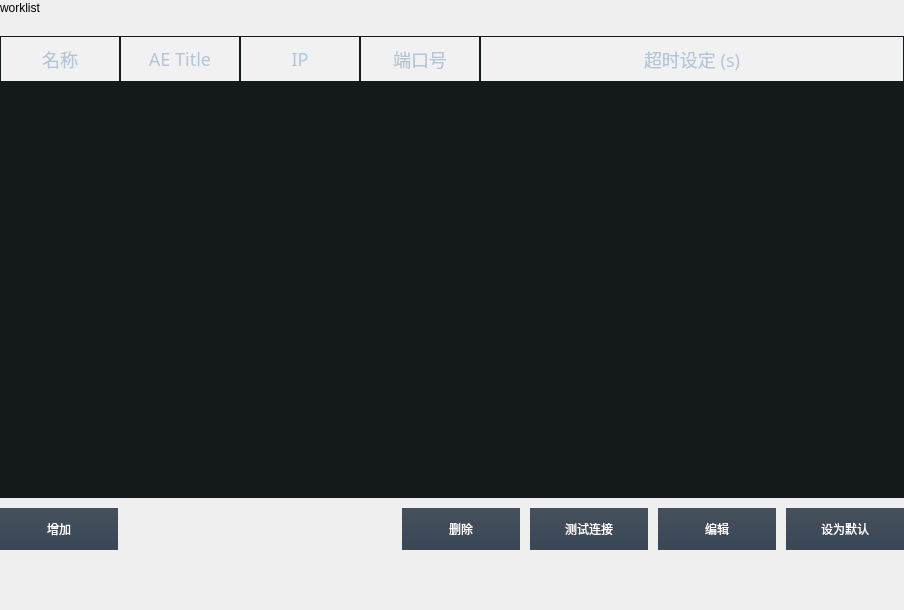
<?xml version="1.0" encoding="UTF-8"?>
<ui version="4.0">
 <class>QServerTab</class>
 <widget class="QWidget" name="QServerTab">
  <property name="geometry">
   <rect>
    <x>0</x>
    <y>0</y>
    <width>904</width>
    <height>610</height>
   </rect>
  </property>
  <property name="windowTitle">
   <string>Form</string>
  </property>
  <widget class="QPushButton" name="defaultServerSet">
   <property name="geometry">
    <rect>
     <x>786</x>
     <y>508</y>
     <width>118</width>
     <height>42</height>
    </rect>
   </property>
   <property name="styleSheet">
    <string notr="true">QPushButton
{
font: 16px &quot;Microsoft YaHei&quot;;
color:#FFFFFF;
background-color:qlineargradient(x1: 0, y1: 0, x2: 0, y2: 1,stop: 0 #45505C,stop: 1.0 #3A4756);
border:none;
}

QPushButton:hover
{
background-color:qlineargradient(x1: 0, y1: 0, x2: 0, y2: 1,stop: 0 rgba(69, 80, 92, 0.9),stop: 1.0 rgba(58, 71, 86, 0.9));
}

QPushButton:pressed
{
background-color:#131516;
}

QPushButton:disabled
{
background-color:qlineargradient(x1: 0, y1: 0, x2: 0, y2: 1,stop: 0 rgba(69, 80, 92, 0.5),stop: 1.0 rgba(58, 71, 86, 0.5));
color: rgb(117, 117, 117);
}</string>
   </property>
   <property name="text">
    <string>设为默认</string>
   </property>
  </widget>
  <widget class="QTableWidget" name="ServerListTab">
   <property name="geometry">
    <rect>
     <x>0</x>
     <y>36</y>
     <width>904</width>
     <height>462</height>
    </rect>
   </property>
   <property name="minimumSize">
    <size>
     <width>904</width>
     <height>350</height>
    </size>
   </property>
   <property name="maximumSize">
    <size>
     <width>904</width>
     <height>496</height>
    </size>
   </property>
   <property name="focusPolicy">
    <enum>Qt::NoFocus</enum>
   </property>
   <property name="contextMenuPolicy">
    <enum>Qt::NoContextMenu</enum>
   </property>
   <property name="styleSheet">
    <string notr="true">QTableWidget{
color:#B4C4D9;
font: normal 16px Microsoft YaHei;
background-color:#14191C;
border:none;
}
QHeaderView::section{
background-color:rgba(255,255,255,0.1);
color:#B4C4D9;
font: normal 18px Microsoft YaHei;
border:1px solid #14191C;
height:44px;
}

QScrollBar:vertical
{
background: #2A3137;
width:8px; 
border:1px solid #303840;
border-radius:4px;
}
QScrollBar::handle:vertical
{
background:rgba(178,184,190,0.5);;
width:8px; 
border:1px solid #303840;
border-radius:4px;
}
QScrollBar::handle:vertical:hover{
background-color: #333b42;}

QScrollBar::handle:vertical:pressed{
background-color: #131516;}

QScrollBar::add-line:vertical{
background-color: transparent; }

QScrollBar::sub-line:vertical{
background-color: transparent; }
			
QScrollBar::add-page:vertical{
background-color:#1f2327;}
			
QScrollBar::sub-page:vertical{
background-color:#1f2327;}

QScrollBar:horizontal
{
background: #2A3137;
height:8px; 
border:1px solid #303840;
border-radius:4px;
}
QScrollBar::handle:horizontal
{
background:rgba(178,184,190,0.5);;
height:8px; 
border:1px solid #303840;
border-radius:4px;
}
QScrollBar::handle:horizontal:hover{
background-color: #333b42;}

QScrollBar::handle:horizontal:pressed{
background-color: #131516;}

QScrollBar::add-line:horizontal{
background-color: transparent; }

QScrollBar::sub-line:horizontal{
background-color: transparent; }
			
QScrollBar::add-page:horizontal{
background-color:#1f2327;}
			
QScrollBar::sub-page:horizontal{
background-color:#1f2327;}

QTableWidget::item
{   

}
QTableWidget::item::hover
{
background:transparent;
}
QTableWidget::item:selected
{   
background-color:qlineargradient(x1: 0, y1: 0, x2: 0, y2: 1,stop: 0 #3C8CE3,stop: 1.0 #206CC3);
color: #FFFFFF;
}

QMenu{
background-color:#1a1f22;
border-top: 0px solid #A9A9A9;
border-bottom:0px solid #A9A9A9;
}
QMenu::item
{
font-size: 14px;
color: #e1e8f1;
border-bottom:1px solid #4a525a;
background-color:transparent;
padding:10px 10px;
}
QMenu::item:selected
{
background-color:qlineargradient(x1: 0, y1: 0, x2: 0, y2: 1,stop: 0 #2fafd4,stop: 1.0 #0796df);
}</string>
   </property>
   <property name="verticalScrollBarPolicy">
    <enum>Qt::ScrollBarAsNeeded</enum>
   </property>
   <property name="horizontalScrollBarPolicy">
    <enum>Qt::ScrollBarAsNeeded</enum>
   </property>
   <property name="sizeAdjustPolicy">
    <enum>QAbstractScrollArea::AdjustIgnored</enum>
   </property>
   <property name="editTriggers">
    <set>QAbstractItemView::NoEditTriggers</set>
   </property>
   <property name="selectionMode">
    <enum>QAbstractItemView::SingleSelection</enum>
   </property>
   <property name="selectionBehavior">
    <enum>QAbstractItemView::SelectRows</enum>
   </property>
   <attribute name="horizontalHeaderDefaultSectionSize">
    <number>120</number>
   </attribute>
   <attribute name="horizontalHeaderHighlightSections">
    <bool>false</bool>
   </attribute>
   <attribute name="horizontalHeaderMinimumSectionSize">
    <number>25</number>
   </attribute>
   <attribute name="horizontalHeaderStretchLastSection">
    <bool>true</bool>
   </attribute>
   <attribute name="verticalHeaderHighlightSections">
    <bool>false</bool>
   </attribute>
   <column>
    <property name="text">
     <string>名称</string>
    </property>
   </column>
   <column>
    <property name="text">
     <string>AE Title</string>
    </property>
   </column>
   <column>
    <property name="text">
     <string>IP</string>
    </property>
   </column>
   <column>
    <property name="text">
     <string>端口号</string>
    </property>
   </column>
   <column>
    <property name="text">
     <string>超时设定 (s)</string>
    </property>
   </column>
  </widget>
  <widget class="QPushButton" name="ServerConnectTest">
   <property name="geometry">
    <rect>
     <x>530</x>
     <y>508</y>
     <width>118</width>
     <height>42</height>
    </rect>
   </property>
   <property name="styleSheet">
    <string notr="true">QPushButton
{
font: 16px &quot;Microsoft YaHei&quot;;
color:#FFFFFF;
background-color:qlineargradient(x1: 0, y1: 0, x2: 0, y2: 1,stop: 0 #45505C,stop: 1.0 #3A4756);
border:none;
}

QPushButton:hover
{
background-color:qlineargradient(x1: 0, y1: 0, x2: 0, y2: 1,stop: 0 rgba(69, 80, 92, 0.9),stop: 1.0 rgba(58, 71, 86, 0.9));
}

QPushButton:pressed
{
background-color:#131516;
}

QPushButton:disabled
{
background-color:qlineargradient(x1: 0, y1: 0, x2: 0, y2: 1,stop: 0 rgba(69, 80, 92, 0.5),stop: 1.0 rgba(58, 71, 86, 0.5));
color: rgb(117, 117, 117);
}</string>
   </property>
   <property name="text">
    <string>测试连接</string>
   </property>
  </widget>
  <widget class="QPushButton" name="ServerEdit">
   <property name="geometry">
    <rect>
     <x>658</x>
     <y>508</y>
     <width>118</width>
     <height>42</height>
    </rect>
   </property>
   <property name="styleSheet">
    <string notr="true">QPushButton
{
font: 16px &quot;Microsoft YaHei&quot;;
color:#FFFFFF;
background-color:qlineargradient(x1: 0, y1: 0, x2: 0, y2: 1,stop: 0 #45505C,stop: 1.0 #3A4756);
border:none;
}

QPushButton:hover
{
background-color:qlineargradient(x1: 0, y1: 0, x2: 0, y2: 1,stop: 0 rgba(69, 80, 92, 0.9),stop: 1.0 rgba(58, 71, 86, 0.9));
}

QPushButton:pressed
{
background-color:#131516;
}

QPushButton:disabled
{
background-color:qlineargradient(x1: 0, y1: 0, x2: 0, y2: 1,stop: 0 rgba(69, 80, 92, 0.5),stop: 1.0 rgba(58, 71, 86, 0.5));
color: rgb(117, 117, 117);
}</string>
   </property>
   <property name="text">
    <string>编辑</string>
   </property>
  </widget>
  <widget class="QPushButton" name="ServerAdd">
   <property name="geometry">
    <rect>
     <x>0</x>
     <y>508</y>
     <width>118</width>
     <height>42</height>
    </rect>
   </property>
   <property name="styleSheet">
    <string notr="true">QPushButton
{
font: 16px &quot;Microsoft YaHei&quot;;
color:#FFFFFF;
background-color:qlineargradient(x1: 0, y1: 0, x2: 0, y2: 1,stop: 0 #45505C,stop: 1.0 #3A4756);
border:none;
}

QPushButton:hover
{
background-color:qlineargradient(x1: 0, y1: 0, x2: 0, y2: 1,stop: 0 rgba(69, 80, 92, 0.9),stop: 1.0 rgba(58, 71, 86, 0.9));
}

QPushButton:pressed
{
background-color:#131516;
}

QPushButton:disabled
{
background-color:qlineargradient(x1: 0, y1: 0, x2: 0, y2: 1,stop: 0 rgba(69, 80, 92, 0.5),stop: 1.0 rgba(58, 71, 86, 0.5));
color: rgb(117, 117, 117);
}</string>
   </property>
   <property name="text">
    <string>增加</string>
   </property>
  </widget>
  <widget class="QLabel" name="ServerPageTitle">
   <property name="geometry">
    <rect>
     <x>0</x>
     <y>0</y>
     <width>291</width>
     <height>16</height>
    </rect>
   </property>
   <property name="styleSheet">
    <string notr="true"/>
   </property>
   <property name="text">
    <string>worklist</string>
   </property>
  </widget>
  <widget class="QPushButton" name="ServerDelete">
   <property name="geometry">
    <rect>
     <x>402</x>
     <y>508</y>
     <width>118</width>
     <height>42</height>
    </rect>
   </property>
   <property name="styleSheet">
    <string notr="true">QPushButton
{
font: 16px &quot;Microsoft YaHei&quot;;
color:#FFFFFF;
background-color:qlineargradient(x1: 0, y1: 0, x2: 0, y2: 1,stop: 0 #45505C,stop: 1.0 #3A4756);
border:none;
}

QPushButton:hover
{
background-color:qlineargradient(x1: 0, y1: 0, x2: 0, y2: 1,stop: 0 rgba(69, 80, 92, 0.9),stop: 1.0 rgba(58, 71, 86, 0.9));
}

QPushButton:pressed
{
background-color:#131516;
}

QPushButton:disabled
{
background-color:qlineargradient(x1: 0, y1: 0, x2: 0, y2: 1,stop: 0 rgba(69, 80, 92, 0.5),stop: 1.0 rgba(58, 71, 86, 0.5));
color: rgb(117, 117, 117);
}</string>
   </property>
   <property name="text">
    <string>删除</string>
   </property>
  </widget>
 </widget>
 <resources/>
 <connections/>
</ui>
